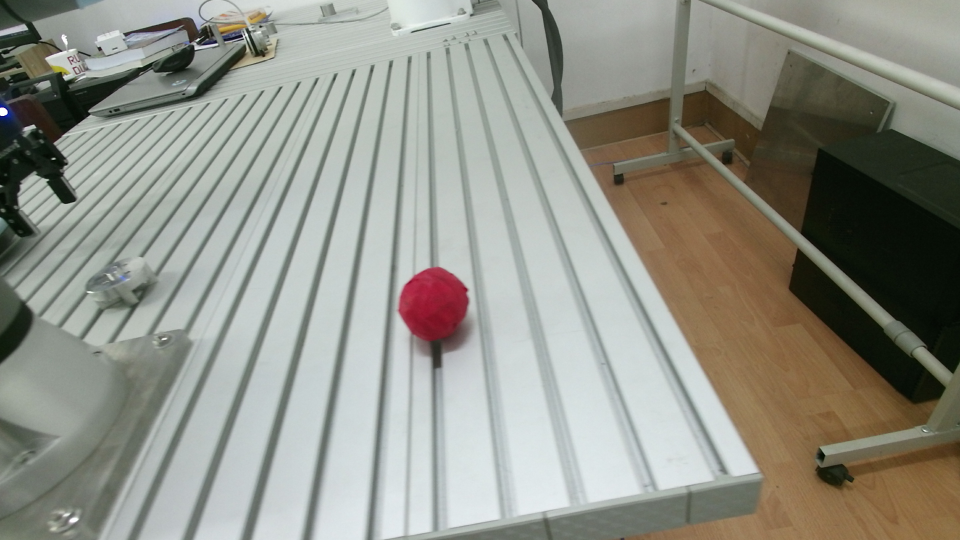
//> input picture detect_only/center.png, 960 x 540 px
$ ./main center.png   (built with g++ and OpenCV 4)
//> lines starting //> are read from the running program, lines starting //| are printed output that depends on the picture; after the words box and inside, x2 and y2 are one past the last pixel; in counts of white or black regions, pixels touching at a corner belong together
#include<opencv2/core.hpp>
#include<opencv2/highgui.hpp>
#include<opencv2/imgproc.hpp>
using namespace cv;
#include<iostream>
#include<string>
using namespace std;
//输入图像
Mat img;
//灰度值归一化
Mat bgr;
//HSV图像
Mat hsv;
//色相
int hmin = 0;
int hmin_Max = 360;
int hmax = 360;
int hmax_Max = 360;
//饱和度
int smin = 0;
int smin_Max = 255;
int smax = 255;
int smax_Max = 255;
//亮度
int vmin = 106;
int vmin_Max = 255;
int vmax = 250;
int vmax_Max = 255;
//显示原图的窗口
string windowName = "src";
//输出图像的显示窗口
string dstName = "dst";
//输出图像
Mat dst;
int y_avg = 0;
int x_avg = 0;
int x_sum = 0;
int y_sum = 0;


//回调函数
void callBack(int, void*)
{
    //输出图像分配内存
    dst = Mat::zeros(img.size(), CV_32FC3);
    //掩码
    Mat mask;
    inRange(hsv, Scalar(340, 120 / float(smin_Max), 90 / float(vmin_Max)), Scalar(hmax, smax / float(smax_Max), vmax / float(vmax_Max)), mask);
    //只保留
    for (int r = 0; r < bgr.rows; r++)
    {
        for (int c = 0; c < bgr.cols; c++)
        {
            if (mask.at<uchar>(r, c) == 255)
            {
                dst.at<Vec3f>(r, c) = bgr.at<Vec3f>(r, c);
            }
        }
    }
    //输出图像
    imshow(dstName, dst);
//图像转换
    Mat dst_convert;
    dst.convertTo(dst_convert, CV_8UC3, 255.0, 0);

//    cvtColor(dst,dst,COLOR_BGR2GRAY);
    //二值化后图像
    Mat threshold_result_binary;
    //阈值分割二值化
    threshold(dst_convert,threshold_result_binary,15,255,CV_THRESH_BINARY_INV);
    namedWindow("after_threshold",WINDOW_AUTOSIZE);
    imshow("after_threshold",threshold_result_binary);
    //二值图转灰度图
    Mat threshold_result_gray;
    cvtColor(threshold_result_binary,threshold_result_gray,COLOR_BGR2GRAY);

    //轮廓提取，原图像需要是8UC3
    std::vector<std::vector<Point>> contours(500);
    std::vector<Vec4i> hierarchy;
    findContours(threshold_result_gray, contours, hierarchy, CV_RETR_TREE, CHAIN_APPROX_SIMPLE, Point(0, 0));

    namedWindow("after_contours",WINDOW_AUTOSIZE);
    imshow("after_contours",threshold_result_gray);

    //提取轮廓
    Mat drawing = Mat::zeros(dst.size(), CV_8UC1);

    for (int k = 0; k <drawing.rows ; ++k)
    {
        uchar* data = drawing.ptr<uchar>(k);
        for (int i = 0; i < drawing.cols; ++i)
        {
            data[i] = 255;
        }
    }

    namedWindow("white_image",WINDOW_AUTOSIZE);
    imshow("white_image",drawing);

    for (int i = 0; i< contours.size(); i++)
    {
        cout << "contours_size = " << contours.size() << endl;
        drawContours(drawing, contours, i, Scalar(0,0,0), 1, 18, hierarchy, 0, Point());
        namedWindow("drawcontours",WINDOW_AUTOSIZE);
        imshow("drawcontours",drawing);
        double area = contourArea(Mat(contours[i]));
        cout << "area = " << area << endl;
        double min_area = 300;
        if(area > min_area && area < 10000)
        {
            for (int j = 0; j < contours[i].size(); ++j)
            {
                cout << "contours[i].size() = " << contours[i].size() <<endl;
                int x = contours[i][j].x;
                int y = contours[i][j].y;
                cout << "contours[i][j].x = " << x <<endl;
                cout << "contours[i][j].y = " << y <<endl;

                x_sum += x;
                y_sum += y;

            }

        }
        x_avg = x_sum/contours[1].size();
        y_avg = y_sum/contours[1].size();

    }
    //保存图像

//    imwrite("HSV_inRange.jpg", dst);
}
int main(int argc, char*argv[])
{
    //输入图像
    img = imread(argv[1], IMREAD_COLOR);
//> img is the input picture: 540 rows x 960 cols, CV_8UC3; mean B, G, R 136, 145.7, 144.8
    if (!img.data || img.channels() != 3)
        return -1;
    imshow(windowName, img);
    //滤波
//    blur(img,img,Size(3,3));

    //彩色图像的灰度值归一化
    img.convertTo(bgr, CV_32FC3, 1.0 / 255, 0);
    //颜色空间转换
    cvtColor(bgr, hsv, COLOR_BGR2HSV);
//> hsv: 540 rows x 960 cols, CV_32FC3; mean H, S, V 117.8, 0.2, 0.6
    //定义输出图像的显示窗口
    namedWindow(dstName, WINDOW_GUI_EXPANDED);
    //调节色相 H
    createTrackbar("hmin", dstName, &hmin, hmin_Max, callBack);
    createTrackbar("hmax", dstName, &hmax, hmax_Max, callBack);
    //调节饱和度 S
    createTrackbar("smin", dstName, &smin, smin_Max, callBack);
    createTrackbar("smax", dstName, &smax, smax_Max, callBack);
    //调节亮度 V
    createTrackbar("vmin", dstName, &vmin, vmin_Max, callBack);
    createTrackbar("vmax", dstName, &vmax, vmax_Max, callBack);
    callBack(0, 0);
//> in callBack, `inRange(hsv, Scalar(340, 120 / float(smin_Max), 90 / float(vmin_Max)),..`:
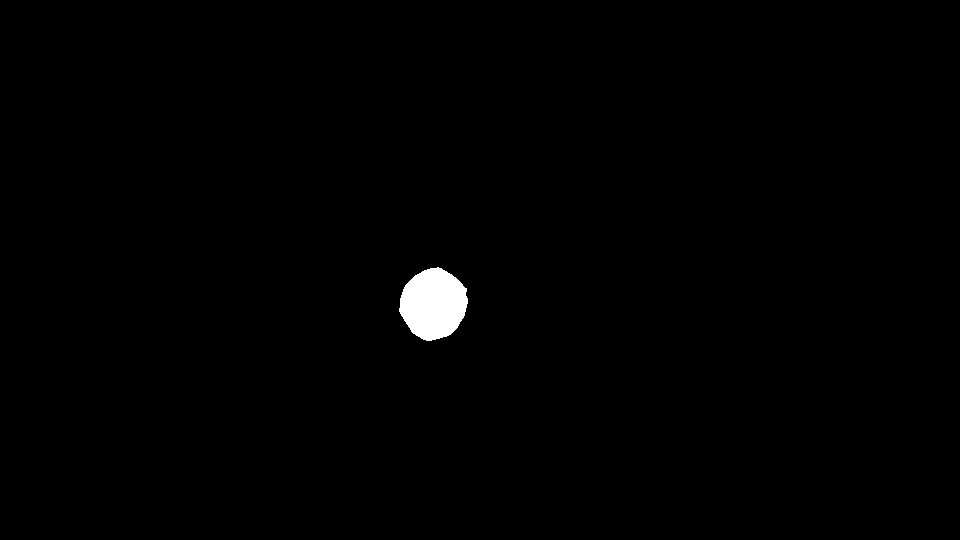
//> mask: 540 rows x 960 cols, CV_8UC1; 0.72% white; 1 white region
//> in callBack, `threshold(dst_convert,threshold_result_binary,15,255,CV_THRESH_BINARY_..`:
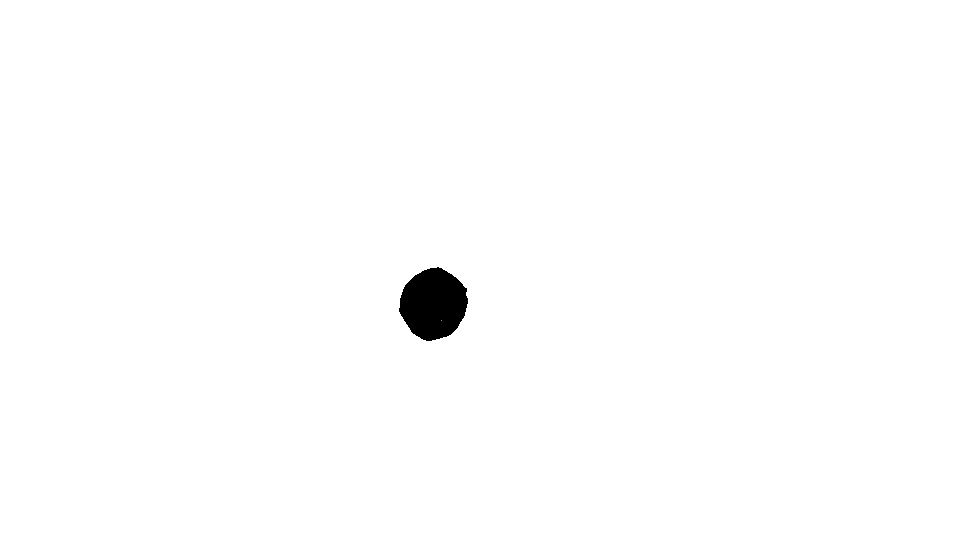
//> threshold_result_binary: 540 rows x 960 cols, CV_8UC3; mean B, G, R 253.2, 253.2, 253.2
//> in callBack, `findContours(threshold_result_gray, contours, hierarchy, CV_RETR_TREE,..`: contours = 3 contours, 1 with area under 20; largest, box (x1, y1, x2, y2) and area: (0, 0, 960, 540) 516901, (398, 266, 469, 342) 3852
//> after the loop in callBack, `for (int k = 0; k <drawing.rows ; ++k)`: drawing: 540 rows x 960 cols, CV_8UC1; every value is 255
//> the loop in callBack, `for (int i = 0; i< contours.size(); i++)` made 3 passes
//> (area, x_sum, y_sum, x_avg, y_avg) on pass 2: (3852.5, 47593, 33525, 432, 304)
//> (area, x_avg, y_avg) on pass 1: (516901, 0, 0)
//| contours_size = 3
//| area = 516901
//| contours_size = 3
//| area = 3852.5
//| contours_size = 3
//| area = 0
//> pass 1, in callBack, `imshow("drawcontours",drawing);`:
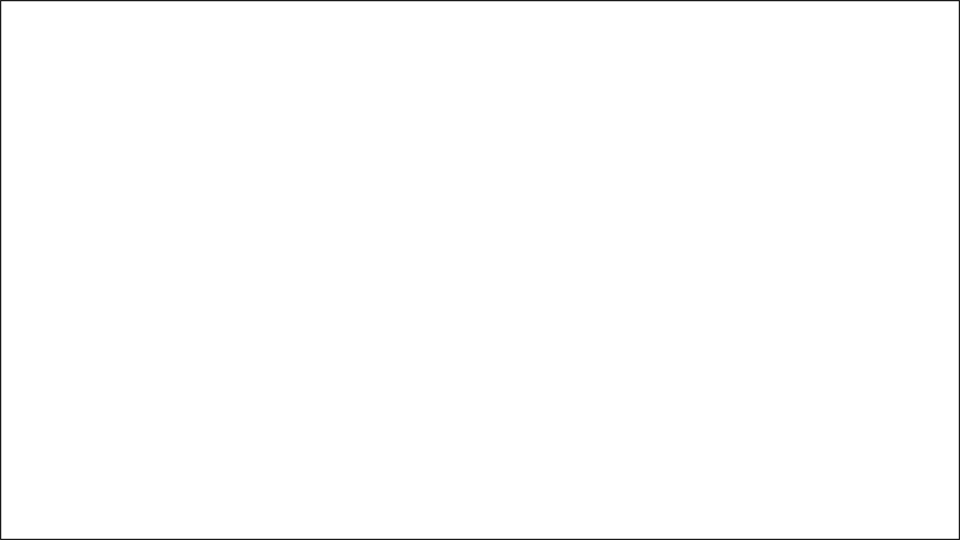
//> window 'drawcontours': 540 rows x 960 cols, CV_8UC1; min 21, max 255, mean 253.3
//> pass 2, in callBack, `imshow("drawcontours",drawing);`:
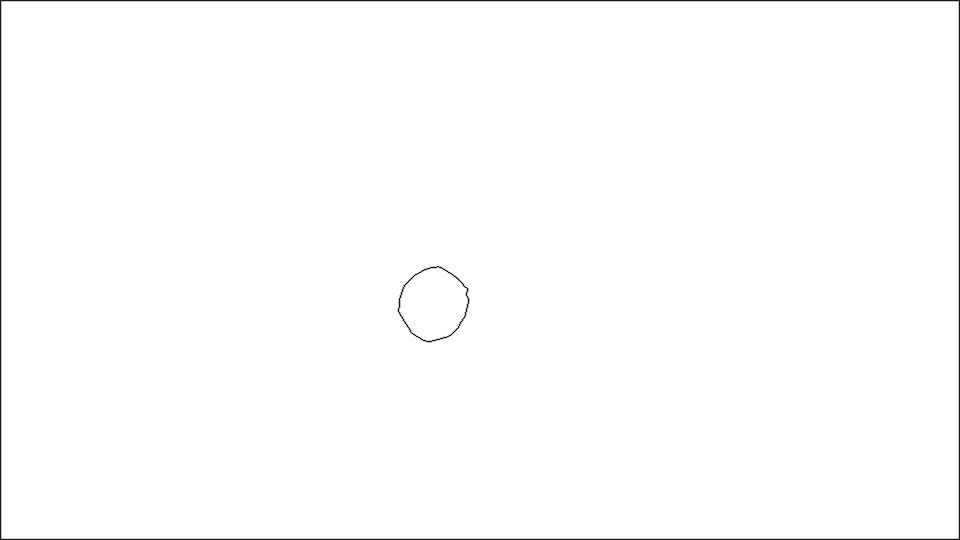
//> window 'drawcontours': 540 rows x 960 cols, CV_8UC1; min 0, max 255, mean 253.2
//> after the loop in callBack, `for (int i = 0; i< contours.size(); i++)`: x_sum = 47593; y_sum = 33525


    cout <<"x_avg = " << x_avg << endl;
//| x_avg = 432
    cout <<"y_avg = " << y_avg << endl;
//| y_avg = 304
    waitKey(0);
    return 0;
}
